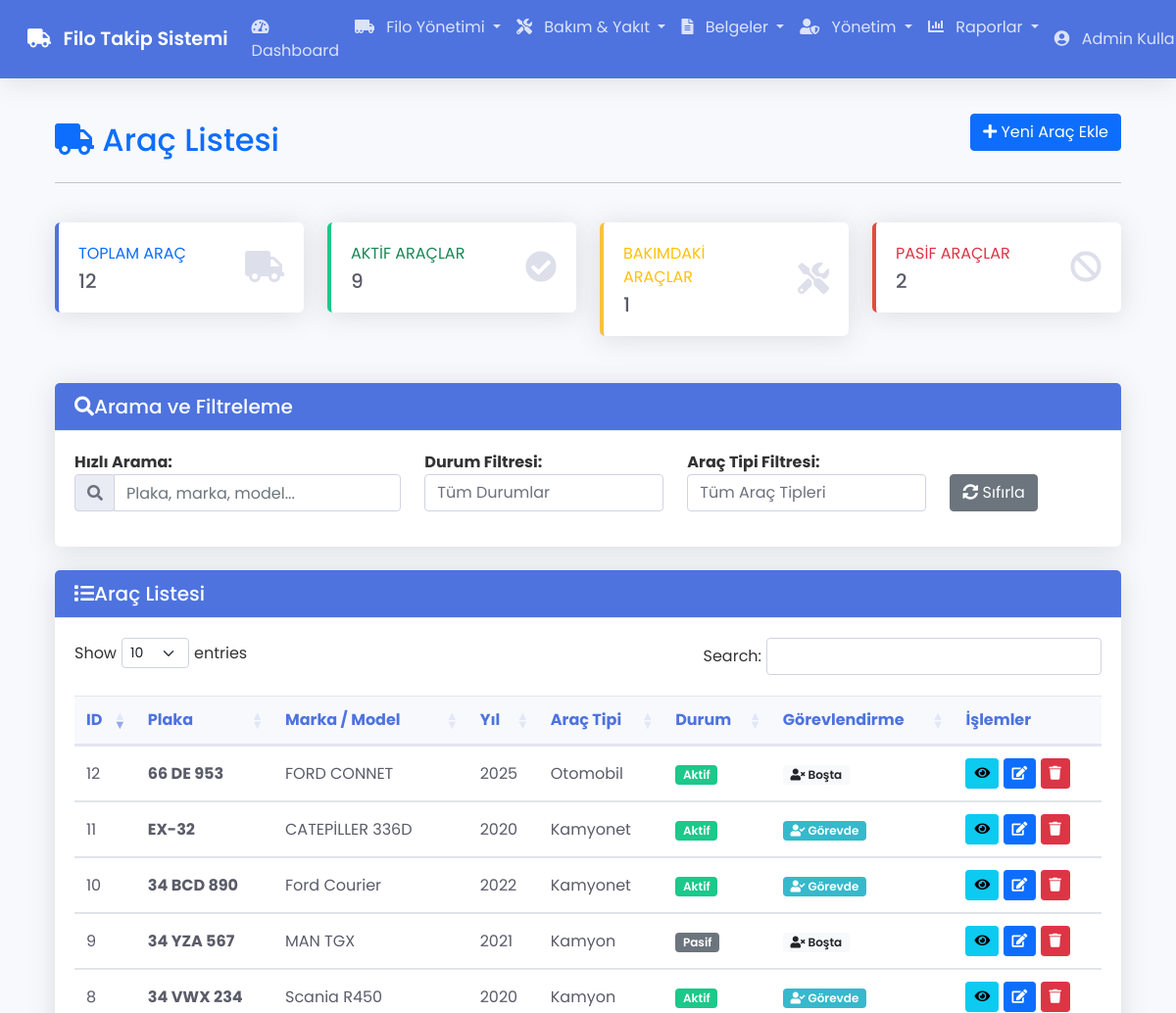
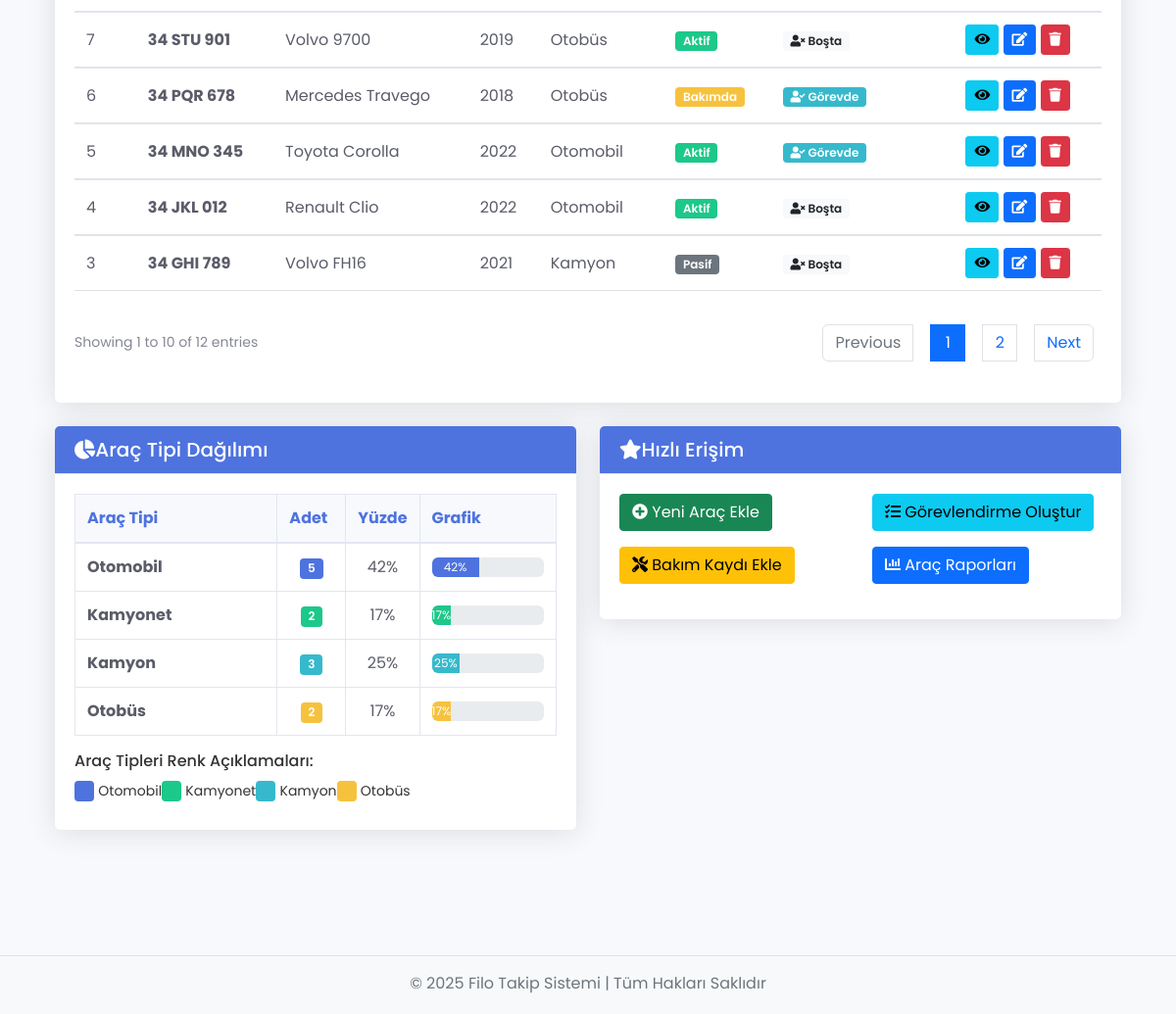
The page /vehicles (signed in) on the database its author committed (2 pictures, top to bottom).
### tables this page shows
CREATE TABLE `vehicles` (
  `id` int(11) NOT NULL,
  `plate_number` varchar(20) NOT NULL,
  `brand` varchar(100) NOT NULL,
  `model` varchar(100) NOT NULL,
  `year` int(11) DEFAULT NULL,
  `company_id` int(11) DEFAULT NULL,
  `vehicle_type` enum('Otomobil','Kamyonet','Kamyon','Otobüs') NOT NULL,
  `status` enum('Aktif','Pasif','Bakımda') NOT NULL DEFAULT 'Aktif',
  `created_at` timestamp NOT NULL DEFAULT current_timestamp()
);

### app/views/vehicles/index.php (the view, shortened to what the rows shown need)
<?php require APPROOT . '/views/inc/header.php'; ?>
<div class="container-fluid px-4">
    <div class="row mb-4">
        <div class="col-md-12">
            <div class="d-flex justify-content-between align-items-center">
                <h2 class="mt-4 text-primary">
                    <i class="fas fa-truck mr-2"></i> <?php echo $data['title']; ?>
                </h2>
            </div>
        </div>
    </div>
    <div class="card shadow-sm mb-4">
        <div class="card-body">
            <div class="table-responsive">
                <table class="table table-hover" id="vehiclesTable" width="100%" cellspacing="0">
                    <thead class="thead-light">
                        <tr>
                            <th>ID</th>
                            <th>Plaka</th>
                            <th>Marka / Model</th>
                            <th>Yıl</th>
                            <th>Araç Tipi</th>
                            <th>Durum</th>
                            <th>Görevlendirme</th>
                            <th>İşlemler</th>
                        </tr>
                    </thead>
                    <tbody>
                        <?php foreach($data['vehicles'] as $vehicle) : ?>
                            <tr>
                                <td><?php echo $vehicle->id; ?></td>
                                <td><strong><?php echo $vehicle->plate_number; ?></strong></td>
                                <td><?php echo $vehicle->brand; ?> <?php echo $vehicle->model; ?></td>
                                <td><?php echo $vehicle->year; ?></td>
                                <td><?php echo $vehicle->vehicle_type; ?></td>
                                <td>
                                    <?php if($vehicle->status == 'Aktif') : ?>
                                        <span class="badge bg-success text-white">Aktif</span>
                                    <?php elseif($vehicle->status == 'Pasif') : ?>
                                        <span class="badge bg-secondary text-white">Pasif</span>
                                    <?php elseif($vehicle->status == 'Bakımda') : ?>
                                        <span class="badge bg-warning text-white">Bakımda</span>
                                    <?php endif; ?>
                                </td>
                                <td>
                                    <?php
                                    if(isset($vehicle->activeAssignment) && $vehicle->activeAssignment):
                                    ?>
                                        <span class="badge bg-info text-white" data-toggle="tooltip" title="<?php echo $vehicle->activeAssignment->driver_name; ?>">
                                            <i class="fas fa-user-check mr-1"></i> Görevde
                                        </span>
                                    <?php else: ?>
                                        <span class="badge bg-light text-dark">
                                            <i class="fas fa-user-times mr-1"></i> Boşta
                                        </span>
                                    <?php endif; ?>
                                </td>
                                <td>
                                    <a href="<?php echo URLROOT; ?>/vehicles/show/<?php echo $vehicle->id; ?>" class="btn btn-info btn-sm" data-toggle="tooltip" title="Detaylar">
                                        <i class="fas fa-eye"></i>
                                    </a>
                                    <a href="<?php echo URLROOT; ?>/vehicles/edit/<?php echo $vehicle->id; ?>" class="btn btn-primary btn-sm" data-toggle="tooltip" title="Düzenle">
                                        <i class="fas fa-edit"></i>
                                    </a>
                                    <?php if(isAdmin()) : ?>
                                        <form class="d-inline" action="<?php echo URLROOT; ?>/vehicles/delete/<?php echo $vehicle->id; ?>" method="post">
                                            <button type="submit" class="btn btn-danger btn-sm" onclick="return confirm('Bu aracı silmek istediğinize emin misiniz?');" data-toggle="tooltip" title="Sil">
                                                <i class="fas fa-trash"></i>
                                            </button>
                                        </form>
                                    <?php endif; ?>
                                </td>
                            </tr>
                        <?php endforeach; ?>
                    </tbody>
                </table>
            </div>
        </div>
    </div>
    <div class="row mb-4">
        <div class="col-xl-6 col-lg-6">
            <div class="card shadow-sm mb-4">
                <div class="card-body">
                    <div class="table-responsive">
                        <table class="table table-sm table-bordered mini-table" id="VehiclesTableTypes">
                            <thead class="thead-light">
                                <tr>
                                    <th>Araç Tipi</th>
                                    <th width="70">Adet</th>
                                    <th width="70">Yüzde</th>
                                    <th>Grafik</th>
                                </tr>
                            </thead>
                        </table>
                    </div>
                </div>
            </div>
        </div>
    </div>
</div>
<?php require APPROOT . '/views/inc/footer.php'; ?>

### rows shown on the page
vehicles: id "12", plate_number "66 DE 953", brand "FORD", model "CONNET", year "2025", vehicle_type "Otomobil", status "Aktif", shows "Boşta"
vehicles: id "11", plate_number "EX-32", brand "CATEPİLLER", model "336D", year "2020", vehicle_type "Kamyonet", status "Aktif"
vehicles: id "10", plate_number "34 BCD 890", brand "Ford", model "Courier", year "2022", vehicle_type "Kamyonet", status "Aktif"
vehicles: id "9", plate_number "34 YZA 567", brand "MAN", model "TGX", year "2021", vehicle_type "Kamyon", status "Pasif", shows "Boşta"
vehicles: id "8", plate_number "34 VWX 234", brand "Scania", model "R450", year "2020", vehicle_type "Kamyon", status "Aktif"
vehicles: id "7", plate_number "34 STU 901", brand "Volvo", model "9700", year "2019", vehicle_type "Otobüs", status "Aktif", shows "Boşta"
vehicles: id "6", plate_number "34 PQR 678", brand "Mercedes", model "Travego", year "2018", vehicle_type "Otobüs", status "Bakımda"
vehicles: id "5", plate_number "34 MNO 345", brand "Toyota", model "Corolla", year "2022", vehicle_type "Otomobil", status "Aktif"
vehicles: id "4", plate_number "34 JKL 012", brand "Renault", model "Clio", year "2022", vehicle_type "Otomobil", status "Aktif", shows "Boşta"
vehicles: id "3", plate_number "34 GHI 789", brand "Volvo", model "FH16", year "2021", vehicle_type "Kamyon", status "Pasif", shows "Boşta"

### other values the page prints
SITENAME "Filo Takip Sistemi"
$_SESSION['user_name'] "Admin…"
$data['title'] "Araç Listesi"
count($data['vehicles']) "12"
$activeCount "9"
$maintenanceCount "1"
$inactiveCount "2"
$stdType "Otomobil"
$count "5"
$percentage "42"
$stdType "Kamyonet"
$count "2"
$percentage "17"
$stdType "Kamyon"
$count "3"
